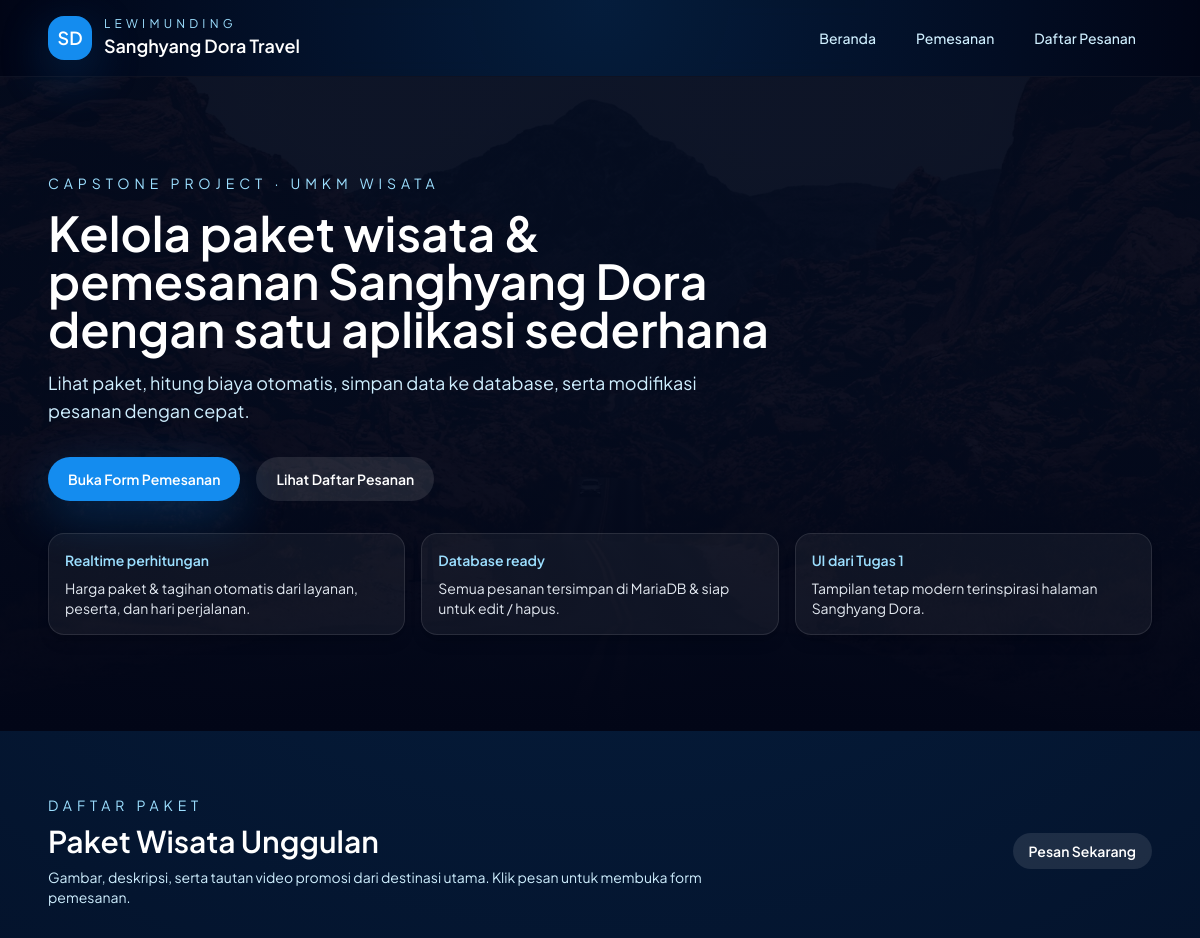
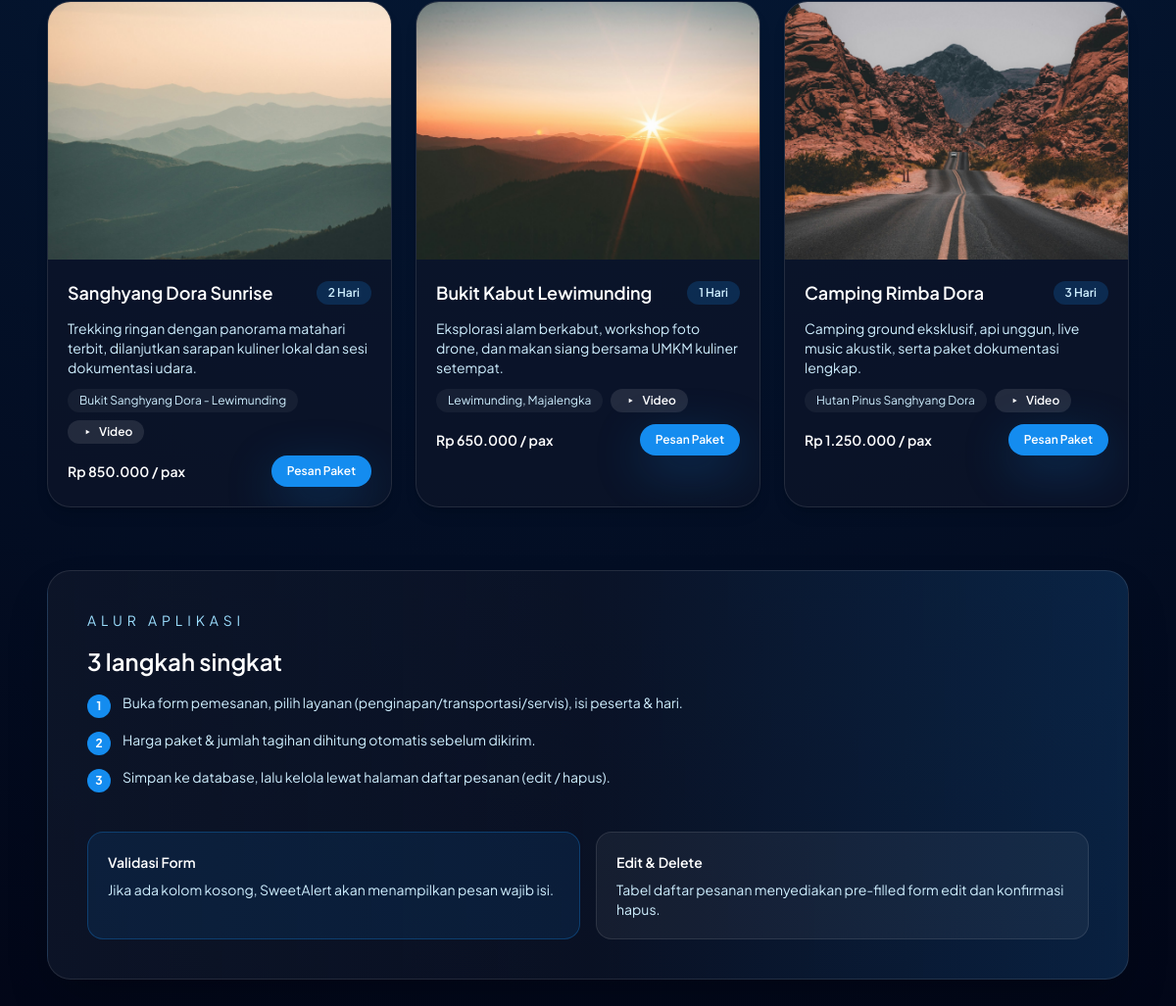
The page / on the database its author committed (2 pictures, top to bottom).
### tables this page shows
CREATE TABLE IF NOT EXISTS packages (
  id INT AUTO_INCREMENT PRIMARY KEY,
  title VARCHAR(120) NOT NULL,
  description TEXT NOT NULL,
  location VARCHAR(120) NOT NULL,
  duration_days INT NOT NULL,
  base_price INT NOT NULL,
  image_path VARCHAR(255) NOT NULL,
  youtube_url VARCHAR(255) NOT NULL,
  created_at TIMESTAMP DEFAULT CURRENT_TIMESTAMP
);

### includes/helpers.php (called while the page is built, shortened)
<?php
function format_rupiah(float|int $amount): string
{
    return 'Rp ' . number_format((float) $amount, 0, ',', '.');
}

### index.php (the view, shortened to what this page needs)
<?php
$packages = [];
try {
    $pdo = get_pdo();
    $stmt = $pdo->query('SELECT * FROM packages ORDER BY id ASC');
    $packages = $stmt->fetchAll();
} catch (Throwable $e) {
    $dbError = $e->getMessage();
}
include __DIR__ . '/includes/header.php';
include __DIR__ . '/includes/navbar.php';
?>
<main class="relative">
  <div class="absolute inset-0 opacity-60">
  </div>
  <section class="relative isolate overflow-hidden">
    <div class="absolute inset-0">
      <img src="assets/images/hero-1.jpg" class="h-full w-full object-cover opacity-30" alt="Panorama Sanghyang Dora" />
    </div>
    <div class="absolute inset-0 bg-gradient-to-b from-slate-950/80 via-slate-950/80 to-slate-950"></div>
    <div class="relative z-10 mx-auto flex max-w-6xl flex-col gap-8 px-6 py-16 sm:py-24">
      <div class="max-w-3xl">
        <p class="text-sm uppercase tracking-[0.35em] text-brand-200">Capstone Project · UMKM Wisata</p>
        <h1 class="mt-4 text-3xl font-semibold leading-tight text-white sm:text-5xl">
          Kelola paket wisata & pemesanan Sanghyang Dora dengan satu aplikasi sederhana
        </h1>
        <p class="mt-4 max-w-2xl text-lg text-brand-100">
          Lihat paket, hitung biaya otomatis, simpan data ke database, serta modifikasi pesanan dengan cepat.
        </p>
        <div class="mt-8 flex flex-wrap items-center gap-4">
          <a href="pemesanan.php" class="inline-flex items-center rounded-full bg-brand-500 px-5 py-3 text-sm font-semibold text-white shadow-glow transition hover:bg-brand-400">Buka Form Pemesanan</a>
          <a href="pesanan.php" class="inline-flex items-center rounded-full bg-white/10 px-5 py-3 text-sm font-semibold text-white transition hover:bg-white/20">Lihat Daftar Pesanan</a>
        </div>
      </div>
      <div class="grid gap-4 sm:grid-cols-3">
        <div class="rounded-2xl border border-white/10 bg-white/5 p-4 shadow-lg">
          <p class="text-sm font-semibold text-brand-200">Realtime perhitungan</p>
          <p class="mt-2 text-sm text-slate-200">Harga paket & tagihan otomatis dari layanan, peserta, dan hari perjalanan.</p>
        </div>
        <div class="rounded-2xl border border-white/10 bg-white/5 p-4 shadow-lg">
          <p class="text-sm font-semibold text-brand-200">Database ready</p>
          <p class="mt-2 text-sm text-slate-200">Semua pesanan tersimpan di MariaDB & siap untuk edit / hapus.</p>
        </div>
        <div class="rounded-2xl border border-white/10 bg-white/5 p-4 shadow-lg">
          <p class="text-sm font-semibold text-brand-200">UI dari Tugas 1</p>
          <p class="mt-2 text-sm text-slate-200">Tampilan tetap modern terinspirasi halaman Sanghyang Dora.</p>
        </div>
      </div>
    </div>
  </section>
  <section id="paket" class="relative z-10 mx-auto max-w-6xl px-6 py-16">
    <div class="flex flex-col gap-2 sm:flex-row sm:items-center sm:justify-between">
      <div>
        <p class="text-sm uppercase tracking-[0.35em] text-brand-200">Daftar Paket</p>
        <h2 class="mt-2 text-2xl font-semibold text-white sm:text-3xl">Paket Wisata Unggulan</h2>
        <p class="mt-2 max-w-2xl text-sm text-brand-100">
          Gambar, deskripsi, serta tautan video promosi dari destinasi utama. Klik pesan untuk membuka form pemesanan.
        </p>
      </div>
      <a href="pemesanan.php" class="inline-flex items-center rounded-full bg-white/10 px-4 py-2 text-sm font-semibold text-white transition hover:bg-white/20">Pesan Sekarang</a>
    </div>
    <div class="mt-8 grid gap-6 md:grid-cols-2 lg:grid-cols-3">
      <?php if ($packages): ?>
        <?php foreach ($packages as $pkg): ?>
          <article class="group relative overflow-hidden rounded-3xl border border-white/10 bg-slate-900/60 shadow-lg transition hover:-translate-y-1 hover:shadow-glow">
            <div class="aspect-[4/3] overflow-hidden">
              <img src="<?= htmlspecialchars($pkg['image_path']) ?>" class="h-full w-full object-cover transition duration-700 group-hover:scale-105" alt="Gambar <?= htmlspecialchars($pkg['title']) ?>" />
            </div>
            <div class="space-y-3 p-5">
              <div class="flex items-center justify-between gap-2">
                <h3 class="text-lg font-semibold text-white"><?= htmlspecialchars($pkg['title']) ?></h3>
                <span class="rounded-full bg-brand-500/20 px-3 py-1 text-xs font-semibold text-brand-100">
                  <?= (int) $pkg['duration_days'] ?> Hari
                </span>
              </div>
              <p class="text-sm text-brand-100 line-clamp-3"><?= htmlspecialchars($pkg['description']) ?></p>
              <div class="flex flex-wrap items-center gap-2 text-xs text-brand-100">
                <span class="rounded-full bg-white/5 px-3 py-1"><?= htmlspecialchars($pkg['location']) ?></span>
                <a href="<?= htmlspecialchars($pkg['youtube_url']) ?>" target="_blank" class="inline-flex items-center gap-1 rounded-full bg-white/10 px-3 py-1 font-semibold text-white transition hover:bg-white/20">
                  <svg xmlns="http://www.w3.org/2000/svg" fill="currentColor" viewBox="0 0 24 24" class="h-4 w-4"><path d="M10 15.5v-7l6 3.5-6 3.5Z" /></svg>
                  Video
                </a>
              </div>
              <div class="flex items-center justify-between">
                <p class="text-sm font-semibold text-white"><?= format_rupiah((float) $pkg['base_price']) ?> / pax</p>
                <a href="pemesanan.php?paket=<?= urlencode((string) $pkg['id']) ?>" class="inline-flex items-center rounded-full bg-brand-500 px-4 py-2 text-xs font-semibold text-white shadow-glow transition hover:bg-brand-400">Pesan Paket</a>
              </div>
            </div>
          </article>
        <?php endforeach; ?>
      <?php else: ?>
        <div class="rounded-2xl border border-white/10 bg-white/5 p-6 text-sm text-brand-100">
          Belum ada data paket. Import <code>schema.sql</code> atau tambahkan langsung di tabel <code>packages</code>.
        </div>
      <?php endif; ?>
    </div>
  </section>
  <section class="relative z-10 mx-auto max-w-6xl px-6 pb-16">
    <div class="grid items-center gap-10 rounded-3xl border border-white/10 bg-gradient-to-r from-slate-900/80 via-slate-900/60 to-brand-900/50 p-10 shadow-2xl">
      <div class="space-y-4">
        <p class="text-sm uppercase tracking-[0.35em] text-brand-200">Alur Aplikasi</p>
        <h3 class="text-2xl font-semibold text-white">3 langkah singkat</h3>
        <ul class="space-y-3 text-sm text-brand-100">
          <li class="flex items-start gap-3"><span class="mt-0.5 inline-flex h-6 w-6 items-center justify-center rounded-full bg-brand-500 text-xs font-bold text-white">1</span> Buka form pemesanan, pilih layanan (penginapan/transportasi/servis), isi peserta & hari.</li>
          <li class="flex items-start gap-3"><span class="mt-0.5 inline-flex h-6 w-6 items-center justify-center rounded-full bg-brand-500 text-xs font-bold text-white">2</span> Harga paket & jumlah tagihan dihitung otomatis sebelum dikirim.</li>
          <li class="flex items-start gap-3"><span class="mt-0.5 inline-flex h-6 w-6 items-center justify-center rounded-full bg-brand-500 text-xs font-bold text-white">3</span> Simpan ke database, lalu kelola lewat halaman daftar pesanan (edit / hapus).</li>
        </ul>
      </div>
      <div class="grid gap-4 sm:grid-cols-2">
        <div class="rounded-2xl border border-brand-500/30 bg-brand-500/10 p-5">
          <p class="text-sm font-semibold text-white">Validasi Form</p>
          <p class="mt-2 text-sm text-brand-100">Jika ada kolom kosong, SweetAlert akan menampilkan pesan wajib isi.</p>
        </div>
        <div class="rounded-2xl border border-white/10 bg-white/5 p-5">
          <p class="text-sm font-semibold text-white">Edit & Delete</p>
          <p class="mt-2 text-sm text-brand-100">Tabel daftar pesanan menyediakan pre-filled form edit dan konfirmasi hapus.</p>
        </div>
      </div>
    </div>
  </section>
</main>
<?php include __DIR__ . '/includes/footer.php'; ?>

### includes/header.php (shortened to what this page needs)
<!DOCTYPE html>
<html lang="id">
  <head>
    <script src="https://cdn.tailwindcss.com"></script>
  </head>
  <body class="bg-slate-950 text-slate-100 antialiased">

### includes/navbar.php
<header class="sticky top-0 z-30 backdrop-blur bg-slate-950/70 border-b border-white/5">
  <div class="absolute inset-0 bg-[radial-gradient(circle_at_top,_rgba(20,140,239,0.25),_transparent)] opacity-70"></div>
  <div class="relative z-10 mx-auto flex max-w-6xl items-center justify-between px-6 py-4">
    <div class="flex items-center gap-3">
      <div class="flex h-11 w-11 items-center justify-center rounded-2xl bg-brand-500 text-white shadow-glow">
        <span class="text-lg font-semibold">SD</span>
      </div>
      <div>
        <p class="text-xs uppercase tracking-[0.35em] text-brand-200">Lewimunding</p>
        <h1 class="text-base font-semibold text-white sm:text-lg">Sanghyang Dora Travel</h1>
      </div>
    </div>
    <nav class="flex items-center gap-2 text-sm text-brand-100">
      <a class="rounded-full px-4 py-2 font-medium hover:text-white hover:bg-white/5 transition" href="index.php">Beranda</a>
      <a class="rounded-full px-4 py-2 font-medium hover:text-white hover:bg-white/5 transition" href="pemesanan.php">Pemesanan</a>
      <a class="rounded-full px-4 py-2 font-medium hover:text-white hover:bg-white/5 transition" href="pesanan.php">Daftar Pesanan</a>
    </nav>
  </div>
</header>

### includes/footer.php (shortened to what this page needs)
  </body>
</html>

### includes/header.php (style rules this page uses)
body { font-family: "Plus Jakarta Sans", system-ui, -apple-system, BlinkMacSystemFont, "Segoe UI", sans-serif; background-color: #030712; }

### rows shown on the page
packages: image_path (picture), title "Sanghyang Dora Sunrise", duration_days "2", description "Trekking ringan dengan panorama matahari terbit, dilanjutkan sarapan kuliner lokal dan sesi dokumentasi udara.", location "Bukit Sanghyang Dora - Lewimunding", base_price "Rp 850.000"
packages: image_path (picture), title "Bukit Kabut Lewimunding", duration_days "1", description "Eksplorasi alam berkabut, workshop foto drone, dan makan siang bersama UMKM kuliner setempat.", location "Lewimunding, Majalengka", base_price "Rp 650.000"
packages: image_path (picture), title "Camping Rimba Dora", duration_days "3", description "Camping ground eksklusif, api unggun, live music akustik, serta paket dokumentasi lengkap.", location "Hutan Pinus Sanghyang Dora", base_price "Rp 1.250.000"
